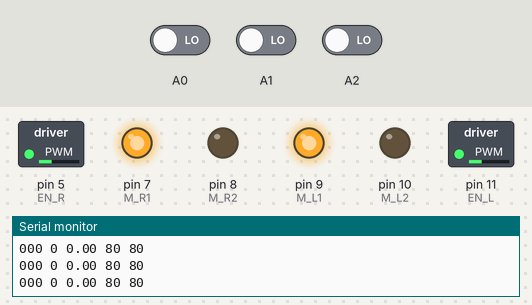
Recording of a sketch running on a simulated Arduino Uno, built with avr-gcc and run on an emulated ATmega328P. Parts: switched loads named in the sketch (green lamp = pin HIGH), output pins drawn as LEDs (lit = HIGH), the last lines printed to the serial monitor. Inputs (shaded band) come from the test bench; at power-on: A0 LOW, A1 LOW, A2 LOW.

Above: at 1.2 s.
1.3 s: A0 driven HIGH
At 1.8 s:
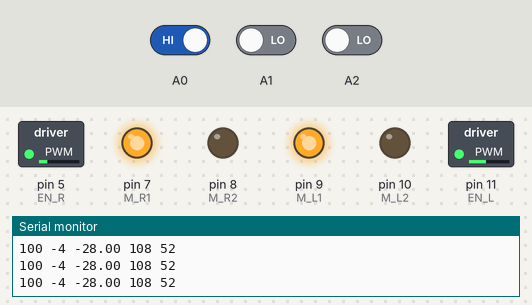
2.8 s: A1 driven HIGH
At 3.9 s:
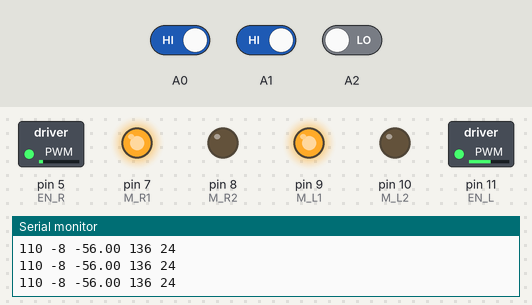
4.3 s: A0 driven LOW
At 5.3 s:
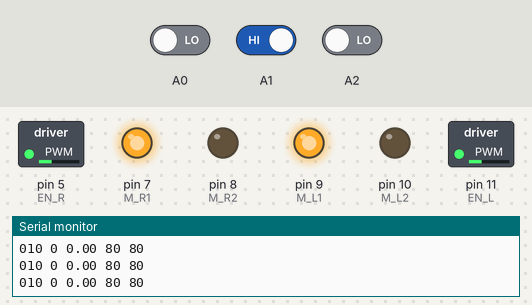
5.8 s: A2 driven HIGH
At 7.0 s:
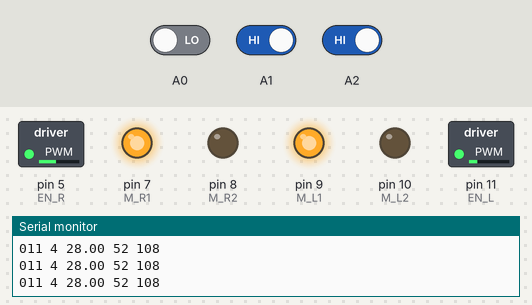
7.3 s: A1 driven LOW
At 8.3 s:
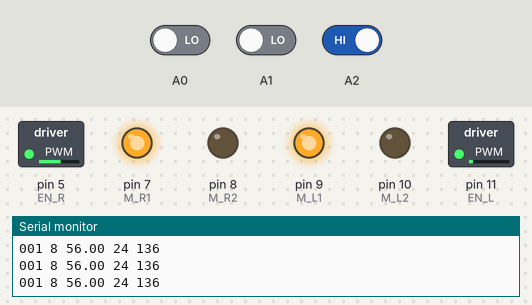
8.8 s: A0 driven HIGH and A2 driven LOW
At 9.6 s:
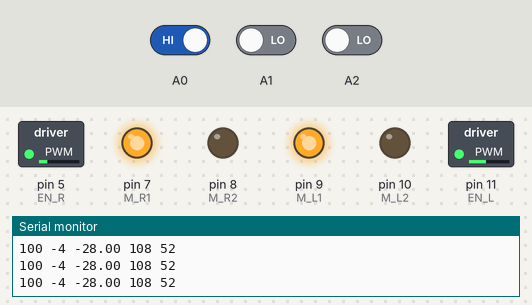
Timing chart, 0 to 11.3 s (numbered marks = the images above; inputs shaded):
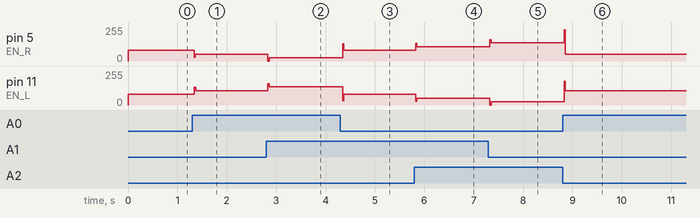

The sketch:

linePID_3Sensor.ino
```cpp
//#include <math.h>


#define EN_R   5
#define M_R1   7
#define M_R2   8
#define EN_L   11
#define M_L1   9
#define M_L2   10

#define LINE_LEFT 6
#define LINE_MIDDLE 4
#define LINE_RIGHT 12

#define BASE_SPEED 80
int speedR=BASE_SPEED,speedL=BASE_SPEED;
//double P,I,D,previousError,PIDvalue,Kp=10,Ki=0.01,Kd=0;//80
double P,I,D,previousError,PIDvalue,Kp=7,Ki=0,Kd=70;//80
//double P,I,D,previousError,PIDvalue,Kp=10,Ki=0,Kd=140;//80

int error;
void calculatePID()
{
  P = error;
  I = I + error;
  D = error-previousError;
  PIDvalue = (Kp*P) + (Ki*I) + (Kd*D);
  //Serial.print("PID:");
  //Serial.print(P);Serial.print(" ");
  previousError = error;
}

void motorPIDcontrol()
{

  speedR = BASE_SPEED + PIDvalue;
  speedL = BASE_SPEED - PIDvalue;
  Serial.print(error);
  Serial.print(" ");
  Serial.print(PIDvalue);
  Serial.print(" ");
  Serial.print(speedL);
  Serial.print(" ");
  Serial.println(speedR);

  forward();
}

void setup()
{
  Serial.begin(9600);   //시리얼모니터

  pinMode(A0,INPUT);
  pinMode(A1,INPUT);
  pinMode(A2,INPUT);
  pinMode(EN_R,OUTPUT);
  pinMode(M_R1,OUTPUT);
  pinMode(M_R2,OUTPUT);
  pinMode(EN_L,OUTPUT);
  pinMode(M_L1,OUTPUT);
  pinMode(M_L2,OUTPUT);
  pinMode(2, INPUT_PULLUP); //오른쪽
  pinMode(3, INPUT_PULLUP); //왼쪽

  pinMode(LINE_LEFT,INPUT);
  pinMode(LINE_MIDDLE,INPUT);
  pinMode(LINE_RIGHT,INPUT);

//  Timer1.initialize(100000);
//  attachInterrupt(digitalPinToInterrupt(2),CNTR, FALLING );
//  attachInterrupt(digitalPinToInterrupt(3),CNTL, FALLING );
//  Timer1.attachInterrupt(timerIsr);
  forward();

}

void forward()
{
 analogWrite(EN_R, speedR);
 digitalWrite(M_R1,HIGH);
 digitalWrite(M_R2,LOW);
 analogWrite(EN_L, speedL);
 digitalWrite(M_L1,HIGH);
 digitalWrite(M_L2,LOW);
}


void loop()
{
  read_line_error();
  calculatePID();
  motorPIDcontrol();

}
int sensorVal[3];
void read_line_error()
{
  sensorVal[0]=digitalRead(A0);
  sensorVal[1]=digitalRead(A1);
  sensorVal[2]=digitalRead(A2);
  Serial.print(sensorVal[0]);
  Serial.print(sensorVal[1]);
  Serial.print(sensorVal[2]);
  Serial.print(" ");

  if(sensorVal[0] && !sensorVal[1] && !sensorVal[2])      error=-4;//80
  else if(sensorVal[0] && sensorVal[1] && !sensorVal[2])  error=-8;
  else if(!sensorVal[0] && sensorVal[1] && !sensorVal[2]) error=0;

  else if(!sensorVal[0] && sensorVal[1] && sensorVal[2])  error=4;
  else if(!sensorVal[0] && !sensorVal[1] && sensorVal[2]) error=8;

/*  if(sensorVal[0] && !sensorVal[1] && !sensorVal[2])      error=-2.0; //90
  else if(sensorVal[0] && sensorVal[1] && !sensorVal[2])  error=-8;
  else if(!sensorVal[0] && sensorVal[1] && !sensorVal[2]) error=0;
  else if(!sensorVal[0] && !sensorVal[1] && sensorVal[2]) error=2.0;
  else if(!sensorVal[0] && sensorVal[1] && sensorVal[2])  error=8;
 */
}
```

Measured:
- after the input at 1.3 s, pin 5 (EN_R): 80/255 → 52/255 at once; pin 11 (EN_L): 80/255 → 108/255 at once
- after the input at 2.8 s, pin 5 (EN_R): 52/255 → 24/255 at once; pin 11 (EN_L): 108/255 → 136/255 at once
- after the input at 4.3 s, pin 5 (EN_R): 24/255 → 80/255 after 0.05 s; pin 11 (EN_L): 136/255 → 80/255 after 0.05 s
- after the input at 5.8 s, pin 5 (EN_R): 80/255 → 108/255 at once; pin 11 (EN_L): 80/255 → 52/255 at once
- after the input at 7.3 s, pin 5 (EN_R): 108/255 → 136/255 at once; pin 11 (EN_L): 52/255 → 24/255 at once
- after the input at 8.8 s, pin 5 (EN_R): 136/255 → 52/255 at once; pin 11 (EN_L): 24/255 → 108/255 at once
